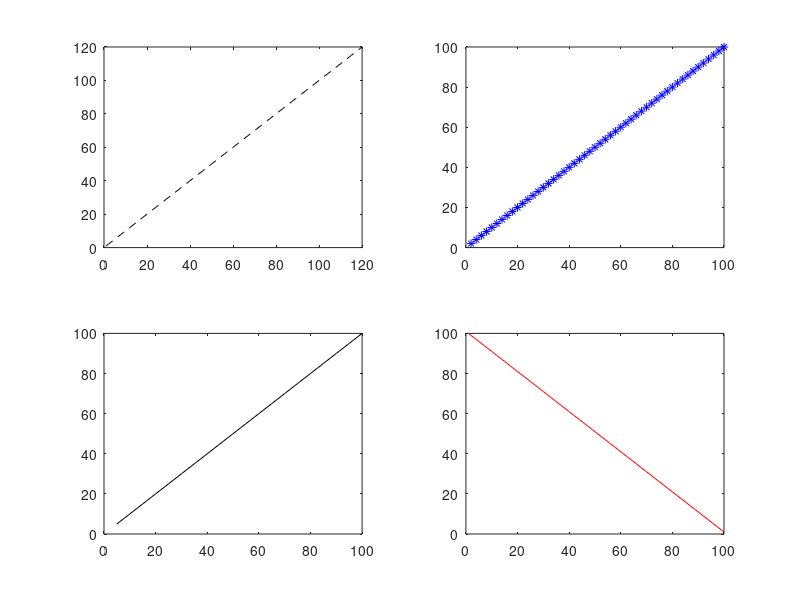

The MATLAB source for this figure:
function multipleSubplots_soln

subplot(2, 2, 1);
plot(1:120, 1:120, 'k--');
subplot(2, 2, 2);
plot(2:2:100, 2:2:100, 'b*');
subplot(2, 2, 3);
plot(100:-5:5, 100:-5:5, 'k');
subplot(2, 2, 4);
plot(1:100, 100:-1:1, 'r');
end